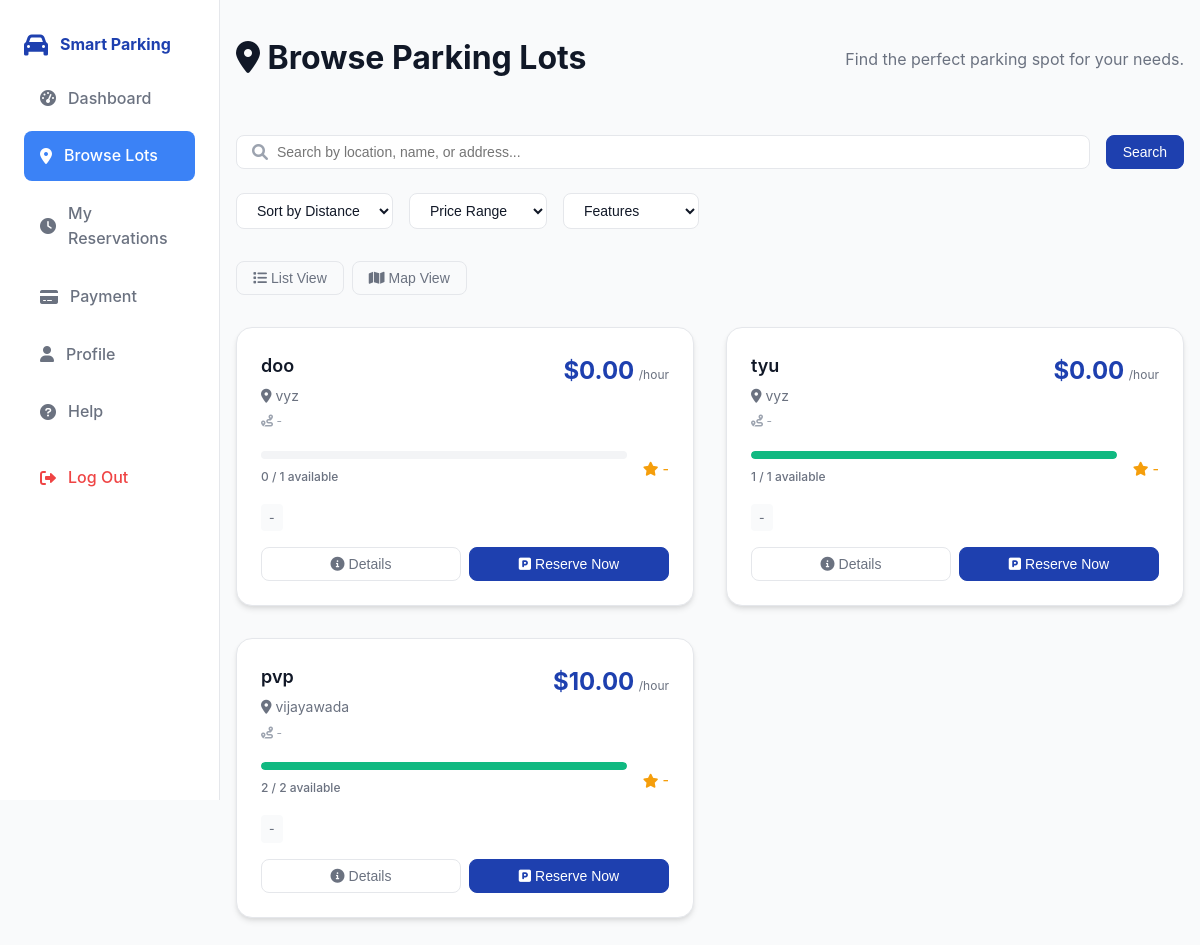
Page /user/lots.php on the committed database.
### tables this page shows
CREATE TABLE `parking_lots` (
  `id` int(11) NOT NULL,
  `lot_name` varchar(100) DEFAULT NULL,
  `location` varchar(255) DEFAULT NULL,
  `price_per_hour` decimal(10,2) DEFAULT 0.00
);

### user/lots.php (the view, shortened to what this page needs)
<?php
include('../includes/header.php');
require_once('../config/db.php');
$parking_lots = [];
$sql = "SELECT * FROM parking_lots";
$result = $conn->query($sql);
if ($result && $result->num_rows > 0) {
    while ($row = $result->fetch_assoc()) {
        $lot_id = $row['id'];
        $total_slots = $conn->query("SELECT COUNT(*) as total FROM slots WHERE lot_id = $lot_id")->fetch_assoc()['total'];
        $available_slots = $conn->query("SELECT COUNT(*) as available FROM slots WHERE lot_id = $lot_id AND status = 'available'")->fetch_assoc()['available'];
        $row['total'] = $total_slots;
        $row['available'] = $available_slots;
        $row['features'] = [];
        $parking_lots[] = $row;
    }
}
?>
<div class="page-header">
    <h1><i class="fas fa-map-marker-alt"></i> Browse Parking Lots</h1>
    <p>Find the perfect parking spot for your needs.</p>
</div>
<div class="search-section">
    <div class="search-bar">
        <div class="search-input-group">
            <i class="fas fa-search"></i>
            <input type="text" placeholder="Search by location, name, or address..." id="searchInput">
        </div>
        <button class="btn btn-primary">Search</button>
    </div>
    <div class="filters">
        <select class="filter-select">
            <option value="">Sort by Distance</option>
        </select>
        <select class="filter-select">
            <option value="">Price Range</option>
        </select>
        <select class="filter-select">
            <option value="">Features</option>
        </select>
    </div>
</div>
<div class="view-toggle">
    <button class="btn btn-outline active" onclick="toggleView('list')">
        <i class="fas fa-list"></i> List View
    </button>
    <button class="btn btn-outline" onclick="toggleView('map')">
        <i class="fas fa-map"></i> Map View
    </button>
</div>
<div class="lots-grid" id="lotsGrid">
    <?php foreach ($parking_lots as $lot): ?>
    <div class="lot-card">
        <div class="lot-header">
            <div class="lot-info">
                <h3><?php echo $lot['lot_name']; ?></h3>
                <p><i class="fas fa-map-marker-alt"></i> <?php echo $lot['location']; ?></p>
                <p class="distance"><i class="fas fa-route"></i> <?php echo isset($lot['distance']) ? $lot['distance'] : '-'; ?></p>
            </div>
            <div class="lot-price">
                <span class="price">$<?php echo isset($lot['price_per_hour']) ? number_format($lot['price_per_hour'], 2) : '0.00'; ?></span>
                <small>/hour</small>
            </div>
        </div>
        <div class="lot-stats">
            <div class="availability">
                <div class="availability-bar">
                    <div class="availability-fill" style="width: <?php echo ($lot['available'] / max(1, $lot['total'])) * 100; ?>%;"></div>
                </div>
                <span><?php echo $lot['available']; ?> / <?php echo $lot['total']; ?> available</span>
            </div>
            <div class="rating">
                <i class="fas fa-star"></i>
                <span><?php echo isset($lot['rating']) ? $lot['rating'] : '-'; ?></span>
            </div>
        </div>
        <div class="lot-features">
            <?php if (!empty($lot['features'])): foreach ($lot['features'] as $feature): ?>
            <span class="feature-tag"><?php echo $feature; ?></span>
            <?php endforeach; else: ?>
            <span class="feature-tag">-</span>
            <?php endif; ?>
        </div>
        <div class="lot-actions">
            <button class="btn btn-outline" onclick="viewDetails(<?php echo $lot['id']; ?>)">
                <i class="fas fa-info-circle"></i> Details
            </button>
            <button class="btn btn-primary" onclick="reserveSpot(<?php echo $lot['id']; ?>)">
                <i class="fas fa-parking"></i> Reserve Now
            </button>
        </div>
    </div>
    <?php endforeach; ?>
</div>

### rows in the picture
parking_lots: lot_name "doo", location "vyz", price_per_hour "0.00", available "0", id "1"
parking_lots: lot_name "tyu", location "vyz", price_per_hour "0.00", available "1", total "1"
parking_lots: lot_name "pvp", location "vijayawada", price_per_hour "10.00", available "2", total "2"
